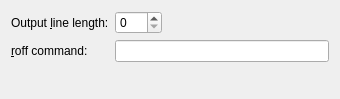
<ui version="4.0" >
 <author></author>
 <comment></comment>
 <exportmacro></exportmacro>
 <class>QPrefPlaintextUi</class>
 <widget class="QWidget" name="QPrefPlaintextUi" >
  <property name="geometry" >
   <rect>
    <x>0</x>
    <y>0</y>
    <width>340</width>
    <height>99</height>
   </rect>
  </property>
  <property name="windowTitle" >
   <string/>
  </property>
  <layout class="QVBoxLayout" >
   <property name="margin" >
    <number>11</number>
   </property>
   <property name="spacing" >
    <number>6</number>
   </property>
   <item>
    <layout class="QGridLayout" >
     <property name="margin" >
      <number>0</number>
     </property>
     <property name="spacing" >
      <number>6</number>
     </property>
     <item row="1" column="0" >
      <widget class="QLabel" name="plaintextRoffLA" >
       <property name="text" >
        <string>&amp;roff command:</string>
       </property>
       <property name="buddy" >
        <cstring>plaintextRoffED</cstring>
       </property>
      </widget>
     </item>
     <item row="0" column="1" >
      <layout class="QHBoxLayout" >
       <property name="margin" >
        <number>0</number>
       </property>
       <property name="spacing" >
        <number>6</number>
       </property>
       <item>
        <widget class="QSpinBox" name="plaintextLinelengthSB" >
         <property name="toolTip" >
          <string>Max. line length of exported plain text/LaTeX/SGML files. If set to 0, paragraphs are output in a single line; if the line length is > 0, paragraphs are separated by a blank line.</string>
         </property>
         <property name="maximum" >
          <number>120</number>
         </property>
        </widget>
       </item>
       <item>
        <spacer>
         <property name="orientation" >
          <enum>Qt::Horizontal</enum>
         </property>
         <property name="sizeType" >
          <enum>QSizePolicy::Expanding</enum>
         </property>
         <property name="sizeHint" >
          <size>
           <width>20</width>
           <height>20</height>
          </size>
         </property>
        </spacer>
       </item>
      </layout>
     </item>
     <item row="0" column="0" >
      <widget class="QLabel" name="plaintextLinelengthLA" >
       <property name="text" >
        <string>Output &amp;line length:</string>
       </property>
       <property name="buddy" >
        <cstring>plaintextLinelengthSB</cstring>
       </property>
      </widget>
     </item>
     <item row="1" column="1" >
      <widget class="QLineEdit" name="plaintextRoffED" >
       <property name="toolTip" >
        <string>External app for formating tables in plain text output</string>
       </property>
      </widget>
     </item>
    </layout>
   </item>
   <item>
    <spacer>
     <property name="orientation" >
      <enum>Qt::Vertical</enum>
     </property>
     <property name="sizeType" >
      <enum>QSizePolicy::Expanding</enum>
     </property>
     <property name="sizeHint" >
      <size>
       <width>20</width>
       <height>20</height>
      </size>
     </property>
    </spacer>
   </item>
  </layout>
 </widget>
 <pixmapfunction></pixmapfunction>
 <includes>
  <include location="local" >qt_helpers.h</include>
 </includes>
 <resources/>
 <connections/>
</ui>
